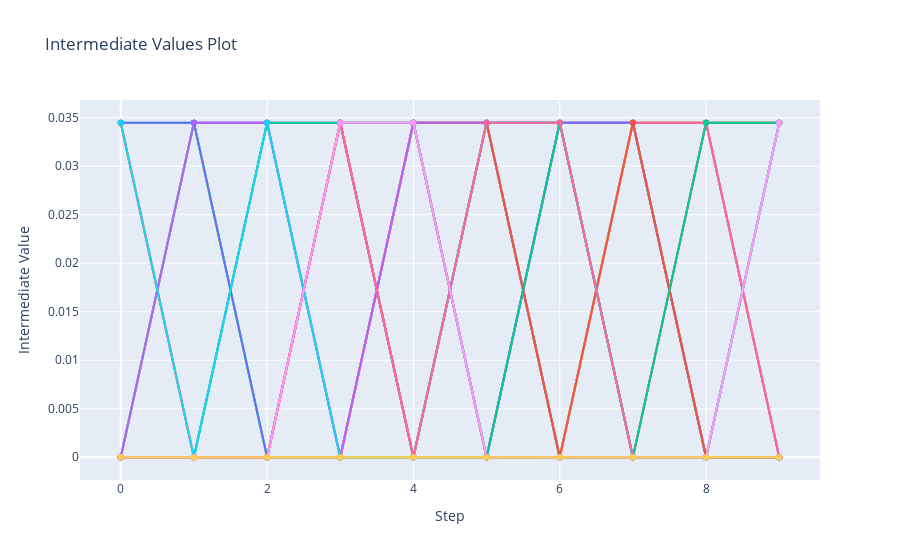

Notebook code for this chart:
### Code cell
optuna.visualization.plot_intermediate_values(study)

### Figure 1 — Plotly figure (JSON) as saved in the notebook; plotly's stock layout.template omitted (floating-point values rounded to 4 significant figures)
{"data": [{"marker": {"maxdisplayed": 10}, "mode": "lines+markers", "name": "Trial0", "type": "scatter", "x": [0, 1, 2, 3, 4, 5, 6, 7, 8, 9], "y": [0, 0, 0, 0, 0, 0, 0, 0, 0, 0]}, {"marker": {"maxdisplayed": 10}, "mode": "lines+markers", "name": "Trial1", "type": "scatter", "x": [0, 1, 2, 3, 4, 5, 6, 7, 8, 9], "y": [0, 0, 0, 0, 0, 0, 0, 0, 0, 0]}, {"marker": {"maxdisplayed": 10}, "mode": "lines+markers", "name": "Trial2", "type": "scatter", "x": [0, 1, 2, 3, 4, 5, 6, 7, 8, 9], "y": [0, 0, 0, 0, 0, 0, 0, 0, 0, 0]}, {"marker": {"maxdisplayed": 10}, "mode": "lines+markers", "name": "Trial3", "type": "scatter", "x": [0, 1, 2, 3, 4, 5, 6, 7, 8, 9], "y": [0, 0.03448, 0.03448, 0, 0.03448, 0, 0.03448, 0.03448, 0, 0]}, {"marker": {"maxdisplayed": 10}, "mode": "lines+markers", "name": "Trial4", "type": "scatter", "x": [0, 1, 2, 3, 4, 5, 6, 7, 8, 9], "y": [0, 0, 0, 0, 0, 0, 0.03448, 0, 0, 0.03448]}, {"marker": {"maxdisplayed": 10}, "mode": "lines+markers", "name": "Trial5", "type": "scatter", "x": [0, 1, 2, 3, 4, 5, 6, 7, 8, 9], "y": [0, 0, 0, 0, 0.03448, 0.03448, 0, 0, 0.03448, 0]}, {"marker": {"maxdisplayed": 10}, "mode": "lines+markers", "name": "Trial6", "type": "scatter", "x": [0, 1, 2, 3, 4, 5, 6, 7, 8, 9], "y": [0, 0, 0, 0.03448, 0, 0, 0, 0.03448, 0, 0]}, {"marker": {"maxdisplayed": 10}, "mode": "lines+markers", "name": "Trial7", "type": "scatter", "x": [0, 1, 2, 3, 4, 5, 6, 7, 8, 9], "y": [0.03448, 0, 0.03448, 0, 0.03448, 0.03448, 0, 0.03448, 0, 0]}, {"marker": {"maxdisplayed": 10}, "mode": "lines+markers", "name": "Trial8", "type": "scatter", "x": [0, 1, 2, 3, 4, 5, 6, 7, 8, 9], "y": [0, 0.03448, 0, 0.03448, 0, 0, 0, 0, 0, 0]}, {"marker": {"maxdisplayed": 10}, "mode": "lines+markers", "name": "Trial9", "type": "scatter", "x": [0, 1, 2, 3, 4, 5, 6, 7, 8, 9], "y": [0, 0, 0, 0, 0, 0, 0, 0, 0, 0]}, {"marker": {"maxdisplayed": 10}, "mode": "lines+markers", "name": "Trial10", "type": "scatter", "x": [0, 1, 2, 3, 4, 5, 6, 7, 8, 9], "y": [0, 0, 0, 0.03448, 0, 0.03448, 0, 0.03448, 0, 0.03448]}, {"marker": {"maxdisplayed": 10}, "mode": "lines+markers", "name": "Trial11", "type": "scatter", "x": [0, 1, 2, 3, 4, 5, 6, 7, 8, 9], "y": [0, 0, 0, 0, 0.03448, 0.03448, 0, 0, 0, 0.03448]}, {"marker": {"maxdisplayed": 10}, "mode": "lines+markers", "name": "Trial12", "type": "scatter", "x": [0, 1, 2, 3, 4, 5, 6, 7, 8, 9], "y": [0, 0, 0.03448, 0, 0, 0.03448, 0.03448, 0.03448, 0, 0]}, {"marker": {"maxdisplayed": 10}, "mode": "lines+markers", "name": "Trial13", "type": "scatter", "x": [0, 1, 2, 3, 4, 5, 6, 7, 8, 9], "y": [0.03448, 0, 0, 0, 0, 0, 0, 0.03448, 0, 0]}, {"marker": {"maxdisplayed": 10}, "mode": "lines+markers", "name": "Trial14", "type": "scatter", "x": [0, 1, 2, 3, 4, 5, 6, 7, 8, 9], "y": [0, 0, 0, 0, 0, 0, 0.03448, 0.03448, 0.03448, 0.03448]}, {"marker": {"maxdisplayed": 10}, "mode": "lines+markers", "name": "Trial15", "type": "scatter", "x": [0, 1, 2, 3, 4, 5, 6, 7, 8, 9], "y": [0.03448, 0.03448, 0, 0, 0, 0.03448, 0, 0, 0, 0]}, {"marker": {"maxdisplayed": 10}, "mode": "lines+markers", "name": "Trial16", "type": "scatter", "x": [0, 1, 2, 3, 4, 5, 6, 7, 8, 9], "y": [0, 0, 0, 0, 0.03448, 0, 0.03448, 0, 0, 0]}, {"marker": {"maxdisplayed": 10}, "mode": "lines+markers", "name": "Trial17", "type": "scatter", "x": [0, 1, 2, 3, 4, 5, 6, 7, 8, 9], "y": [0.03448, 0, 0, 0, 0, 0, 0.03448, 0, 0, 0]}, {"marker": {"maxdisplayed": 10}, "mode": "lines+markers", "name": "Trial18", "type": "scatter", "x": [0, 1, 2, 3, 4, 5, 6, 7, 8, 9], "y": [0, 0, 0, 0, 0, 0, 0, 0, 0.03448, 0]}, {"marker": {"maxdisplayed": 10}, "mode": "lines+markers", "name": "Trial19", "type": "scatter", "x": [0, 1, 2, 3, 4, 5, 6, 7, 8, 9], "y": [0, 0, 0, 0, 0, 0.03448, 0, 0.03448, 0.03448, 0]}, {"marker": {"maxdisplayed": 10}, "mode": "lines+markers", "name": "Trial20", "type": "scatter", "x": [0, 1, 2, 3, 4, 5, 6, 7, 8, 9], "y": [0, 0, 0, 0, 0.03448, 0, 0.03448, 0, 0, 0.03448]}, {"marker": {"maxdisplayed": 10}, "mode": "lines+markers", "name": "Trial21", "type": "scatter", "x": [0, 1, 2, 3, 4, 5, 6, 7, 8, 9], "y": [0, 0, 0, 0, 0.03448, 0, 0, 0, 0.03448, 0.03448]}, {"marker": {"maxdisplayed": 10}, "mode": "lines+markers", "name": "Trial22", "type": "scatter", "x": [0, 1, 2, 3, 4, 5, 6, 7, 8, 9], "y": [0, 0.03448, 0, 0.03448, 0, 0, 0, 0, 0, 0]}, {"marker": {"maxdisplayed": 10}, "mode": "lines+markers", "name": "Trial23", "type": "scatter", "x": [0, 1, 2, 3, 4, 5, 6, 7, 8, 9], "y": [0, 0.03448, 0.03448, 0.03448, 0, 0.03448, 0, 0.03448, 0.03448, 0]}, {"marker": {"maxdisplayed": 10}, "mode": "lines+markers", "name": "Trial24", "type": "scatter", "x": [0, 1, 2, 3, 4, 5, 6, 7, 8, 9], "y": [0.03448, 0, 0, 0, 0.03448, 0, 0.03448, 0, 0, 0]}, {"marker": {"maxdisplayed": 10}, "mode": "lines+markers", "name": "Trial25", "type": "scatter", "x": [0, 1, 2, 3, 4, 5, 6, 7, 8, 9], "y": [0, 0, 0, 0, 0, 0, 0, 0, 0, 0]}, {"marker": {"maxdisplayed": 10}, "mode": "lines+markers", "name": "Trial26", "type": "scatter", "x": [0, 1, 2, 3, 4, 5, 6, 7, 8, 9], "y": [0.03448, 0, 0, 0.03448, 0, 0.03448, 0.03448, 0.03448, 0.03448, 0]}, {"marker": {"maxdisplayed": 10}, "mode": "lines+markers", "name": "Trial27", "type": "scatter", "x": [0, 1, 2, 3, 4, 5, 6, 7, 8, 9], "y": [0, 0.03448, 0, 0, 0, 0, 0, 0, 0, 0.03448]}, {"marker": {"maxdisplayed": 10}, "mode": "lines+markers", "name": "Trial28", "type": "scatter", "x": [0, 1, 2, 3, 4, 5, 6, 7, 8, 9], "y": [0, 0, 0.03448, 0, 0.03448, 0, 0.03448, 0.03448, 0, 0]}, {"marker": {"maxdisplayed": 10}, "mode": "lines+markers", "name": "Trial29", "type": "scatter", "x": [0, 1, 2, 3, 4, 5, 6, 7, 8, 9], "y": [0, 0, 0, 0, 0, 0, 0, 0.03448, 0, 0]}, {"marker": {"maxdisplayed": 10}, "mode": "lines+markers", "name": "Trial30", "type": "scatter", "x": [0, 1, 2, 3, 4, 5, 6, 7, 8, 9], "y": [0.03448, 0.03448, 0, 0, 0, 0, 0.03448, 0.03448, 0, 0]}, {"marker": {"maxdisplayed": 10}, "mode": "lines+markers", "name": "Trial31", "type": "scatter", "x": [0, 1, 2, 3, 4, 5, 6, 7, 8, 9], "y": [0, 0, 0, 0.03448, 0.03448, 0.03448, 0, 0.03448, 0, 0]}, {"marker": {"maxdisplayed": 10}, "mode": "lines+markers", "name": "Trial32", "type": "scatter", "x": [0, 1, 2, 3, 4, 5, 6, 7, 8, 9], "y": [0, 0, 0.03448, 0.03448, 0.03448, 0, 0.03448, 0, 0.03448, 0.03448]}, {"marker": {"maxdisplayed": 10}, "mode": "lines+markers", "name": "Trial33", "type": "scatter", "x": [0, 1, 2, 3, 4, 5, 6, 7, 8, 9], "y": [0, 0.03448, 0.03448, 0, 0.03448, 0.03448, 0.03448, 0, 0, 0]}, {"marker": {"maxdisplayed": 10}, "mode": "lines+markers", "name": "Trial34", "type": "scatter", "x": [0, 1, 2, 3, 4, 5, 6, 7, 8, 9], "y": [0, 0, 0, 0, 0, 0, 0, 0, 0, 0.03448]}, {"marker": {"maxdisplayed": 10}, "mode": "lines+markers", "name": "Trial35", "type": "scatter", "x": [0, 1, 2, 3, 4, 5, 6, 7, 8, 9], "y": [0.03448, 0, 0.03448, 0, 0, 0.03448, 0.03448, 0, 0, 0.03448]}, {"marker": {"maxdisplayed": 10}, "mode": "lines+markers", "name": "Trial36", "type": "scatter", "x": [0, 1, 2, 3, 4, 5, 6, 7, 8, 9], "y": [0, 0, 0, 0.03448, 0, 0.03448, 0.03448, 0, 0, 0]}, {"marker": {"maxdisplayed": 10}, "mode": "lines+markers", "name": "Trial37", "type": "scatter", "x": [0, 1, 2, 3, 4, 5, 6, 7, 8, 9], "y": [0, 0, 0, 0, 0, 0, 0, 0, 0, 0]}, {"marker": {"maxdisplayed": 10}, "mode": "lines+markers", "name": "Trial38", "type": "scatter", "x": [0, 1, 2, 3, 4, 5, 6, 7, 8, 9], "y": [0, 0, 0, 0.03448, 0.03448, 0, 0, 0, 0, 0.03448]}, {"marker": {"maxdisplayed": 10}, "mode": "lines+markers", "name": "Trial39", "type": "scatter", "x": [0, 1, 2, 3, 4, 5, 6, 7, 8, 9], "y": [0, 0, 0, 0, 0, 0, 0, 0, 0, 0]}], "layout": {"showlegend": false, "title": {"text": "Intermediate Values Plot"}, "xaxis": {"title": {"text": "Step"}}, "yaxis": {"title": {"text": "Intermediate Value"}}}}
